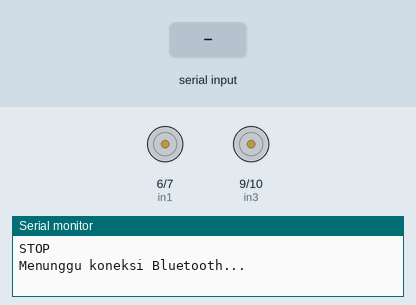
Simulated run of this sketch. Board: Arduino Uno, built with avr-gcc and run on an emulated ATmega328P. On the bench: motor-driver pin pairs drawn as motors (green arrow = first pin HIGH = forward, orange = second pin HIGH = backward, longer = more drive, scaled by the enable pin), the last lines printed to the serial monitor. The inputs (shaded band) are chosen by the test bench.

Above: at 1.2 s.
1.3 s: "F" received over the second serial link
At 2.5 s:
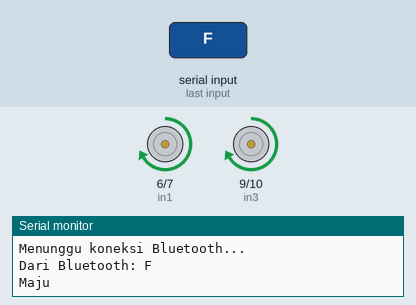
2.8 s: "B" received over the second serial link
At 3.7 s:
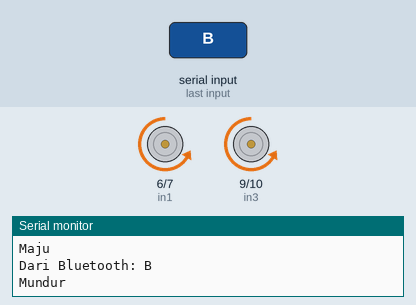
4.3 s: "L" received over the second serial link
At 4.9 s:
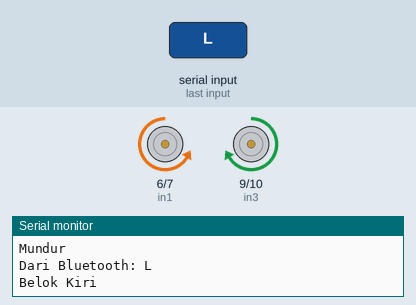
5.8 s: "R" received over the second serial link
At 7.2 s:
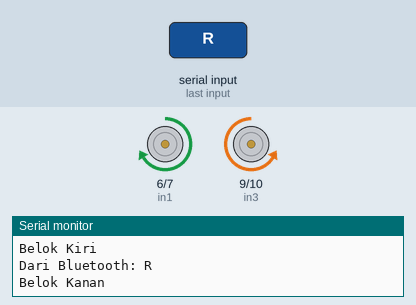
Timing chart, 0 to 8.3 s (numbered marks = the images above; inputs shaded):
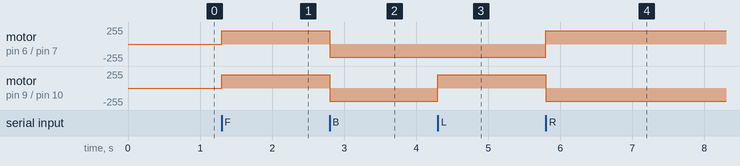

The sketch:

main.ino
```cpp
#include <SoftwareSerial.h>

// Buat objek serial untuk HC-05 di pin 3 (RX), 2 (TX)
SoftwareSerial bluetooth(3, 2); // RX 2, TX 3

char command;
int speed = 200;

// Pin motor
const int enA = 5;
const int in1 = 6;
const int in2 = 7;
const int in3 = 9;
const int in4 = 10;
const int enB = 11;

void setup() {
  Serial.begin(9600);         // Untuk komunikasi ke PC
  bluetooth.begin(9600);      // Untuk komunikasi ke HC-05

  pinMode(enA, OUTPUT);
  pinMode(in1, OUTPUT);
  pinMode(in2, OUTPUT);

  pinMode(enB, OUTPUT);
  pinMode(in3, OUTPUT);
  pinMode(in4, OUTPUT);

  stopMotor();

  Serial.println("Menunggu koneksi Bluetooth...");
}

void loop() {
  // Cek jika data diterima dari Bluetooth
  if (bluetooth.available()) {
    command = bluetooth.read();
    Serial.print("Dari Bluetooth: ");
    Serial.println(command);

    switch (command) {
      case 'F': forward(); break;
      case 'B': backward(); break;
      case 'L': turnLeft(); break;
      case 'R': turnRight(); break;
      case 'S': stopMotor(); break;
      default:
        Serial.println("Perintah tidak dikenal.");
        break;
    }
  }
}

void forward() {
  analogWrite(enA, speed);
  analogWrite(enB, speed);
  digitalWrite(in1, HIGH);
  digitalWrite(in2, LOW);
  digitalWrite(in3, HIGH);
  digitalWrite(in4, LOW);
  Serial.println("Maju");
}

void backward() {
  analogWrite(enA, speed);
  analogWrite(enB, speed);
  digitalWrite(in1, LOW);
  digitalWrite(in2, HIGH);
  digitalWrite(in3, LOW);
  digitalWrite(in4, HIGH);
  Serial.println("Mundur");
}

void turnLeft() {
  analogWrite(enA, speed);
  analogWrite(enB, speed);
  digitalWrite(in1, LOW);
  digitalWrite(in2, HIGH);
  digitalWrite(in3, HIGH);
  digitalWrite(in4, LOW);
  Serial.println("Belok Kiri");
}

void turnRight() {
  analogWrite(enA, speed);
  analogWrite(enB, speed);
  digitalWrite(in1, HIGH);
  digitalWrite(in2, LOW);
  digitalWrite(in3, LOW);
  digitalWrite(in4, HIGH);
  Serial.println("Belok Kanan");
}

void stopMotor() {
  analogWrite(enA, 0);
  analogWrite(enB, 0);
  digitalWrite(in1, LOW);
  digitalWrite(in2, LOW);
  digitalWrite(in3, LOW);
  digitalWrite(in4, LOW);
  Serial.println("STOP");
}
```

Measured:
- after the input at 1.3 s, motor on pin 6 (in1) / pin 7 (in2), motor on pin 9 (in3) / pin 10 (in4): stopped → forward 200/255 at once
- after the input at 2.8 s, motor on pin 6 (in1) / pin 7 (in2), motor on pin 9 (in3) / pin 10 (in4): forward 200/255 → backward 200/255 at once
- after the input at 4.3 s, motor on pin 9 (in3) / pin 10 (in4): backward 200/255 → forward 200/255 at once
- after the input at 5.8 s, motor on pin 6 (in1) / pin 7 (in2): backward 200/255 → forward 200/255 at once; motor on pin 9 (in3) / pin 10 (in4): forward 200/255 → backward 200/255 at once
